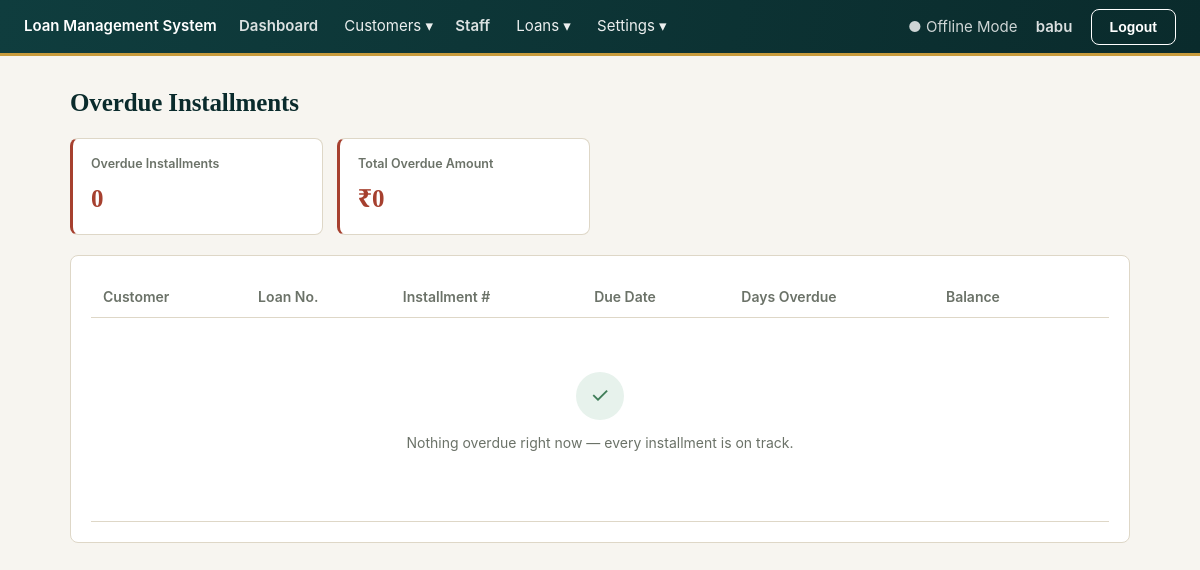
Before: /reports/overdue/ (signed in) with the older database file.
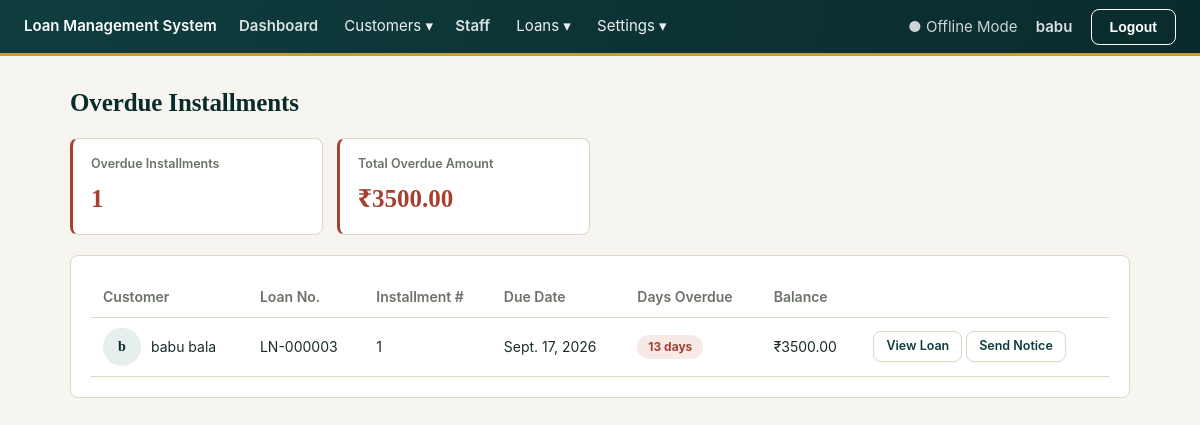
After: the same page with the newer database file.
### loans/models.py (models this page shows, shortened)
class Installment(models.Model):
    STATUS_PENDING = "pending"
    STATUS_PARTIALLY_PAID = "partially_paid"
    STATUS_PAID = "paid"
    STATUS_OVERDUE = "overdue"
    STATUS_CHOICES = [
        (STATUS_PENDING, "Pending"),
        (STATUS_PARTIALLY_PAID, "Partially Paid"),
        (STATUS_PAID, "Paid"),
        (STATUS_OVERDUE, "Overdue"),
    ]
    loan = models.ForeignKey(Loan, on_delete=models.CASCADE, related_name="installments")
    installment_number = models.PositiveIntegerField()
    due_date = models.DateField()
    original_due_date = models.DateField(
        help_text="What the schedule originally generated — kept even if due_date is edited."
    )
    due_amount = models.DecimalField(max_digits=12, decimal_places=2)
    principal_component = models.DecimalField(max_digits=12, decimal_places=2, default=Decimal("0"))
    interest_component = models.DecimalField(max_digits=12, decimal_places=2, default=Decimal("0"))
    paid_amount = models.DecimalField(max_digits=12, decimal_places=2, default=Decimal("0"))
    status = models.CharField(max_length=15, choices=STATUS_CHOICES, default=STATUS_PENDING)
    class Meta:
        ordering = ["installment_number"]
        unique_together = ["loan", "installment_number"]
    @property
    def balance_amount(self):
        return self.due_amount - self.paid_amount

class Loan(models.Model):
    FREQUENCY_DAILY = "daily"
    FREQUENCY_WEEKLY = "weekly"
    FREQUENCY_BIWEEKLY = "biweekly"
    FREQUENCY_MONTHLY = "monthly"
    FREQUENCY_CUSTOM = "custom"
    FREQUENCY_CHOICES = [
        (FREQUENCY_DAILY, "Daily"),
        (FREQUENCY_WEEKLY, "Weekly"),
        (FREQUENCY_BIWEEKLY, "Biweekly"),
        (FREQUENCY_MONTHLY, "Monthly"),
        (FREQUENCY_CUSTOM, "Custom interval"),
    ]
    STATUS_ACTIVE = "active"
    STATUS_COMPLETED = "completed"
    STATUS_CLOSED = "closed"
    STATUS_CANCELLED = "cancelled"
    STATUS_CHOICES = [
        (STATUS_ACTIVE, "Active"),
        (STATUS_COMPLETED, "Completed"),
        (STATUS_CLOSED, "Closed"),
        (STATUS_CANCELLED, "Cancelled"),
    ]
    loan_number = models.CharField(max_length=20, unique=True, editable=False)
    customer = models.ForeignKey(
        "customers.Customer", on_delete=models.PROTECT, related_name="loans"
    )
    assigned_staff = models.ForeignKey(
        "staff.Staff", on_delete=models.SET_NULL, null=True, blank=True, related_name="loans",
        help_text="Staff member responsible for collecting this loan.",
    )
    loan_group = models.ForeignKey(
        LoanGroup, on_delete=models.SET_NULL, null=True, blank=True, related_name="loans"
    )
    loan_type = models.ForeignKey(LoanType, on_delete=models.PROTECT)
    interest_type = models.ForeignKey(InterestType, on_delete=models.PROTECT)
    principal_amount = models.DecimalField(max_digits=12, decimal_places=2)
    interest_rate = models.DecimalField(
        max_digits=5, decimal_places=2, help_text="Annual interest rate, %."
    )
    start_date = models.DateField()
    repayment_frequency = models.CharField(max_length=10, choices=FREQUENCY_CHOICES)
    custom_interval_days = models.PositiveIntegerField(
        null=True, blank=True,
        help_text="Only used when Repayment Frequency = Custom interval.",
    )
    number_of_installments = models.PositiveIntegerField()
    first_due_date = models.DateField()
    purpose = models.CharField(max_length=255, blank=True)
    remarks = models.TextField(blank=True)
    status = models.CharField(max_length=10, choices=STATUS_CHOICES, default=STATUS_ACTIVE)
    total_interest = models.DecimalField(max_digits=12, decimal_places=2, editable=False)
    total_payable = models.DecimalField(max_digits=12, decimal_places=2, editable=False)
    created_at = models.DateTimeField(auto_now_add=True)
    closing_date = models.DateField(null=True, blank=True)
    closing_remarks = models.TextField(blank=True)
    class Meta:
        ordering = ["-created_at"]

### customers/models.py (models this page shows, shortened)
class Customer(models.Model):
    GENDER_MALE = "male"
    GENDER_FEMALE = "female"
    GENDER_OTHER = "other"
    GENDER_CHOICES = [
        (GENDER_MALE, "Male"),
        (GENDER_FEMALE, "Female"),
        (GENDER_OTHER, "Other"),
    ]
    MARITAL_SINGLE = "single"
    MARITAL_MARRIED = "married"
    MARITAL_OTHER = "other"
    MARITAL_CHOICES = [
        (MARITAL_SINGLE, "Single"),
        (MARITAL_MARRIED, "Married"),
        (MARITAL_OTHER, "Other"),
    ]
    STATUS_ACTIVE = "active"
    STATUS_INACTIVE = "inactive"
    STATUS_CHOICES = [
        (STATUS_ACTIVE, "Active"),
        (STATUS_INACTIVE, "Inactive"),
    ]
    customer_id = models.CharField(max_length=20, unique=True, editable=False)
    full_name = models.CharField(max_length=150)
    date_of_birth = models.DateField()
    gender = models.CharField(max_length=10, choices=GENDER_CHOICES)
    mobile = models.CharField(max_length=10, validators=[mobile_validator], unique=True)
    alternate_mobile = models.CharField(
        max_length=10, validators=[mobile_validator], blank=True
    )
    email = models.EmailField(blank=True)
    photo = models.ImageField(upload_to="customers/photos/", blank=True, null=True)
    marital_status = models.CharField(max_length=10, choices=MARITAL_CHOICES)
    occupation = models.CharField(max_length=100)
    monthly_income = models.DecimalField(max_digits=12, decimal_places=2)
    father_husband_name = models.CharField(max_length=150)
    permanent_door_no = models.CharField(max_length=50)
    permanent_street = models.CharField(max_length=150)
    permanent_area = models.CharField(max_length=150)
    permanent_village_town = models.CharField(max_length=150)
    permanent_city = models.CharField(max_length=100)
    permanent_district = models.CharField(max_length=100)
    permanent_state = models.CharField(max_length=100)
    permanent_pincode = models.CharField(max_length=6, validators=[pincode_validator])
    same_as_permanent_address = models.BooleanField(default=True)
    current_door_no = models.CharField(max_length=50, blank=True)
    current_street = models.CharField(max_length=150, blank=True)
    current_area = models.CharField(max_length=150, blank=True)
    current_village_town = models.CharField(max_length=150, blank=True)
    current_city = models.CharField(max_length=100, blank=True)
    current_district = models.CharField(max_length=100, blank=True)
    current_state = models.CharField(max_length=100, blank=True)
    current_pincode = models.CharField(max_length=6, blank=True)
    status = models.CharField(max_length=10, choices=STATUS_CHOICES, default=STATUS_ACTIVE)
    default_staff = models.ForeignKey(
        "staff.Staff", on_delete=models.SET_NULL, null=True, blank=True,
        related_name="default_customers",
        help_text="Optional staff member to use as the default when this customer gets a new loan.",
    )
    created_at = models.DateTimeField(auto_now_add=True)
    updated_at = models.DateTimeField(auto_now=True)
    class Meta:
        ordering = ["-created_at"]

### reports/views.py (the view)
# urls.py: path("overdue/", views.overdue_report, name="overdue"),
@login_required
def overdue_report(request):
    today = timezone.localdate()
    installments = (
        Installment.objects.filter(due_date__lt=today)
        .exclude(status=Installment.STATUS_PAID)
        .select_related("loan", "loan__customer")
        .order_by("due_date")
    )
    rows = [
        {
            "installment": installment,
            "days_overdue": (today - installment.due_date).days,
        }
        for installment in installments
    ]
    rows.sort(key=lambda row: row["days_overdue"], reverse=True)
    total_overdue = sum(row["installment"].balance_amount for row in rows)
    return render(
        request, "reports/overdue_report.html", {"rows": rows, "total_overdue": total_overdue}
    )

### core/context_processors.py (called while the page is built)
def system_settings(request):
    return {"company_name": get_setting("company_name")}

### core/models.py (called while the page is built)
def get_setting(key, default=None):
    try:
        return SystemSetting.objects.get(key=key).value
    except SystemSetting.DoesNotExist:
        return DEFAULTS.get(key, default)

### reports/templates/reports/overdue_report.html
{% extends "base.html" %}
{% block content %}
<h1>Overdue Installments</h1>
<div class="stat-row animated" style="grid-template-columns:repeat(2,1fr);max-width:520px;">
  <div class="stat-card danger">
    <div class="stat-label">Overdue Installments</div>
    <div class="stat-value">{{ rows|length }}</div>
  </div>
  <div class="stat-card danger">
    <div class="stat-label">Total Overdue Amount</div>
    <div class="stat-value">₹{{ total_overdue }}</div>
  </div>
</div>
<div class="card">
  <table>
    <thead><tr><th>Customer</th><th>Loan No.</th><th>Installment #</th><th>Due Date</th><th>Days Overdue</th><th>Balance</th><th></th></tr></thead>
    <tbody>
      {% for row in rows %}
        <tr>
          <td>
            <div class="name-cell">
              <div class="avatar">{{ row.installment.loan.customer.full_name|slice:":1" }}</div>
              {{ row.installment.loan.customer.full_name }}
            </div>
          </td>
          <td>{{ row.installment.loan.loan_number }}</td>
          <td>{{ row.installment.installment_number }}</td>
          <td>{{ row.installment.due_date }}</td>
          <td><span class="badge overdue">{{ row.days_overdue }} days</span></td>
          <td>₹{{ row.installment.balance_amount }}</td>
          <td>
            <a href="{% url 'loans:detail' row.installment.loan.pk %}" class="btn small secondary">View Loan</a>
            <a href="{% url 'documents:notice_add' row.installment.loan.pk %}?reason=Installment {{ row.installment.installment_number }} overdue by {{ row.days_overdue }} days" class="btn small secondary">Send Notice</a>
          </td>
        </tr>
      {% empty %}
        <tr>
          <td colspan="7">
            <div class="empty-state">
              <div class="empty-state-icon" style="background:var(--color-success-bg);color:var(--color-success);">✓</div>
              <p>Nothing overdue right now — every installment is on track.</p>
            </div>
          </td>
        </tr>
      {% endfor %}
    </tbody>
  </table>
</div>
{% endblock %}

Changed rows visible on the page:
added Installment: installment.loan.customer.full_name "b", installment.loan.customer.full_name "babu bala", installment.loan.loan_number "LN-000003", installment.installment_number "1", installment.due_date "Sept. 17, 2026", days_overdue "13", installment.balance_amount "3500.00"
Other visible differences:
{{ rows|length }}: "0" → "1"
{{ total_overdue }}: "0" → "3500.00"
text no longer shown: "✓ Nothing overdue right now — every installment is on track."
